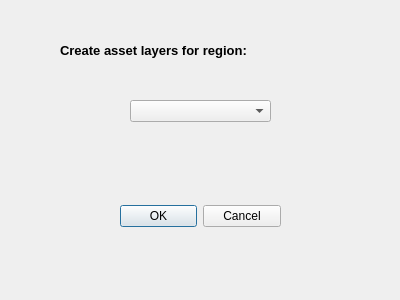
<?xml version="1.0" encoding="UTF-8"?>
<ui version="4.0">
 <class>CreatePolyAssetsDialog</class>
 <widget class="QDialog" name="CreatePolyAssetsDialog">
  <property name="geometry">
   <rect>
    <x>0</x>
    <y>0</y>
    <width>400</width>
    <height>300</height>
   </rect>
  </property>
  <property name="windowTitle">
   <string>Create asset layers</string>
  </property>
  <widget class="QDialogButtonBox" name="buttonBox">
   <property name="geometry">
    <rect>
     <x>120</x>
     <y>200</y>
     <width>161</width>
     <height>32</height>
    </rect>
   </property>
   <property name="orientation">
    <enum>Qt::Horizontal</enum>
   </property>
   <property name="standardButtons">
    <set>QDialogButtonBox::Cancel|QDialogButtonBox::Ok</set>
   </property>
  </widget>
  <widget class="QComboBox" name="cbx_regions">
   <property name="geometry">
    <rect>
     <x>130</x>
     <y>100</y>
     <width>141</width>
     <height>22</height>
    </rect>
   </property>
  </widget>
  <widget class="QLabel" name="label">
   <property name="geometry">
    <rect>
     <x>60</x>
     <y>35</y>
     <width>321</width>
     <height>31</height>
    </rect>
   </property>
   <property name="font">
    <font>
     <pointsize>10</pointsize>
     <weight>75</weight>
     <bold>true</bold>
    </font>
   </property>
   <property name="text">
    <string>Create asset layers for region:</string>
   </property>
  </widget>
 </widget>
 <resources/>
 <connections>
  <connection>
   <sender>buttonBox</sender>
   <signal>accepted()</signal>
   <receiver>CreatePolyAssetsDialog</receiver>
   <slot>accept()</slot>
   <hints>
    <hint type="sourcelabel">
     <x>248</x>
     <y>254</y>
    </hint>
    <hint type="destinationlabel">
     <x>157</x>
     <y>274</y>
    </hint>
   </hints>
  </connection>
  <connection>
   <sender>buttonBox</sender>
   <signal>rejected()</signal>
   <receiver>CreatePolyAssetsDialog</receiver>
   <slot>reject()</slot>
   <hints>
    <hint type="sourcelabel">
     <x>316</x>
     <y>260</y>
    </hint>
    <hint type="destinationlabel">
     <x>286</x>
     <y>274</y>
    </hint>
   </hints>
  </connection>
 </connections>
</ui>
